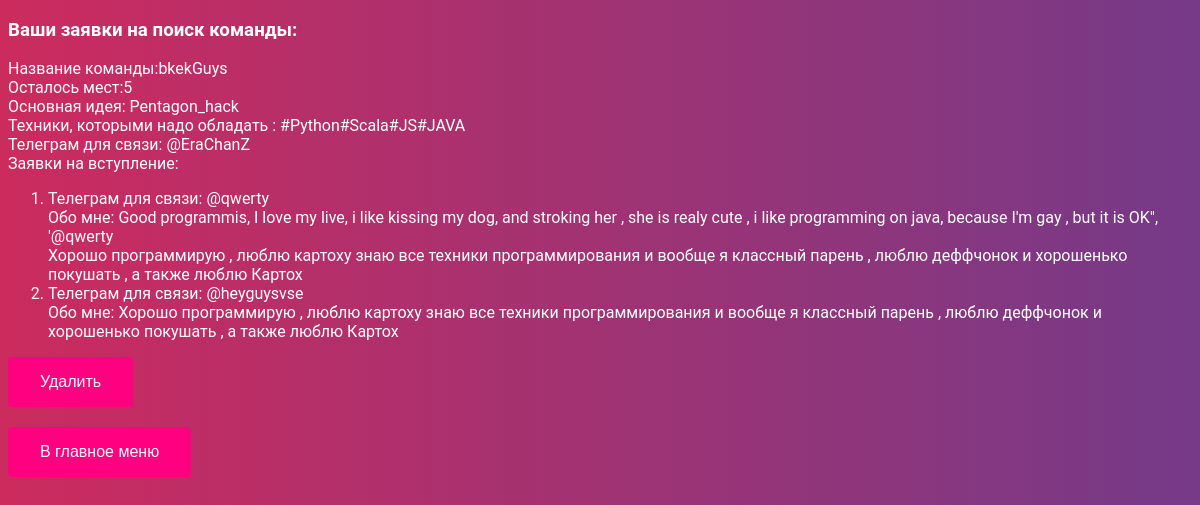
Page /personal/ (signed in) on the committed database.
### polls/models.py (models this page shows, shortened)
class Team(models.Model):
    count = models.CharField(max_length=10,default='2')
    tech = models.CharField(max_length=200,default='Technology')
    teamname = models.CharField(max_length=200, default='teamname')
    idea = models.CharField(max_length=500, default='idea')
    telegram = models.CharField(max_length=500, default='telega')
    person = models.CharField(max_length=100,default = 'user')

### polls/views.py (the view)
# urls.py: path('personal/',perspage),
def perspage(request):
    if request.user.is_authenticated:
        mm = request.POST.get('mainmenu')
        if mm:
            return redirect('/menu/')
        data = []
        dann = Team.objects.all()
        for item in dann:
            if item.person == request.user.username:
                data.append(item)
        for item in dann:
            if request.POST.get(item.teamname):
                item.delete()
        i = 0
        zapr = {}
        allzay = Zayavki.objects.all()
        print(len(allzay))
        for zay in allzay:
            if zay.team in zapr:
                zapr[zay.team].append(zay.zayavki.split('!@#$'))
            else:
                zapr[zay.team] = []
                zapr[zay.team].append(zay.zayavki.split('!@#$'))
        for zap in zapr:
            zapp = zap
            k = 0
            for i in zapr[zap]:
                zapr[zap][k] = str(i)
                zapr[zap][k] = zapr[zap][k][:-2]
                zapr[zap][k] = zapr[zap][k][2:]
                k += 1
        print(zapr)
        zez = []
        j = 0
        for ne in zapr[zapp]:
            zez.append(ne.split(':'))
            i = 0
            for zzz in zez[j]:
                if i == 0:
                    zez[j][i] = 'Телеграм для связи: ' + zez[j][i]
                if i == 1:
                    zez[j][i] = 'Обо мне: ' + zez[j][i]
                i += 1
            j += 1
        if zez:
            return (render(request,'lk.html',context = {'list': data,'zayav':zez}))
        else:
            return (render(request, 'lk.html', context={'list': data, 'zayav': ['Пока заявок нет']}))
    else:
        return redirect('/accounts/logout/')

### templates/lk.html (shortened to what this page needs)
<!DOCTYPE html>
<html lang="en">
<head>
</head>
<body>
    <h3>
        Ваши заявки на поиск команды:
    </h3>
    {% for item in list %}
        Название команды:{{ item.teamname }}<br/> Осталось мест:{{ item.count }} <br/>
        Основная идея: {{ item.idea }}<br/> Техники, которыми надо обладать : {{ item.tech }}<br/>
        Телеграм для связи:  {{ item.telegram }}<br/>
        Заявки на вступление:<br/>
        <ol>
        {% for info in zayav %}
            <li>
            {% for item in info %}
                {{ item }}<br/>
            {% endfor %}
            </li>
        {% endfor %}
        </ol>
        <form method="post">
            <input type="submit" value = 'Удалить' name={{ item.teamname }}>
        </form>
    {% endfor %}
    <form method="post">
        <input type="submit" value="В главное меню" name="mainmenu">
    </form>
</body>
</html>

### templates/lk.html (style rules this page uses)
body { color: #ffffff; font-family: Roboto, sans-serif; background: linear-gradient(to right, #cc2b5e, #753a88); }
input[type=submit] { font-family: 'Helvetica', 'Arial', sans-serif; display: inline-block; font-size: 1em; padding: 1em 2em; margin-top: auto; margin-bottom: 20px; -webkit-appearance: none; appearance: none; background-color: #ff0081; color: #fff; border-radius: 4px; border: none; cursor: pointer; position: relative; }

### rows in the picture
Team: teamname "bkekGuys", count "5", idea "Pentagon_hack", tech "#Python#Scala#JS#JAVA", telegram "@EraChanZ", info "Телеграм для связи: @qwerty" "Обо мне: Good programmis, I love my live, i like kissing my dog, and stroking her , she is realy cute , i like programming on java, because I'm gay , but it is OK\", '@qwerty" "Хорошо программирую , люблю картоху знаю все техники программирования и вообще я классный парень , люблю деффчонок и хорошенько покушать , а также люблю Картох" "Телеграм для связи: @heyguysvse" "Обо мне: Хорошо программирую , люблю картоху знаю все техники программирования и вообще я классный парень , люблю деффчонок и хорошенько покушать , а также люблю Картох"
